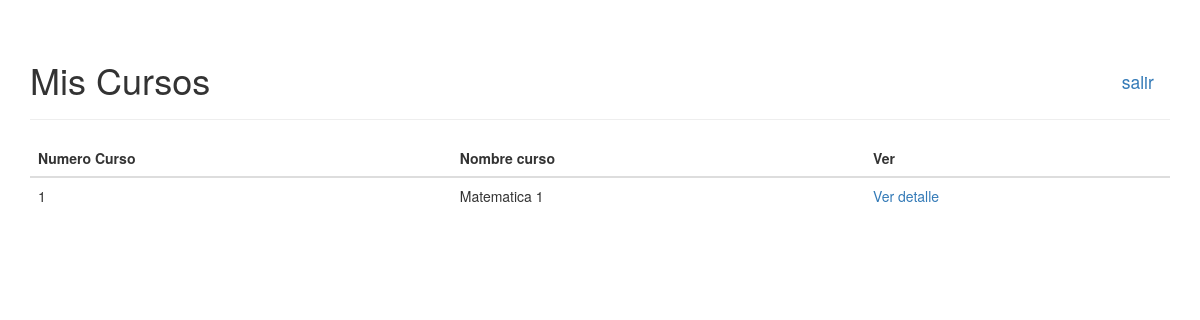
The page /proceso.php (signed in) on the database as committed earlier.
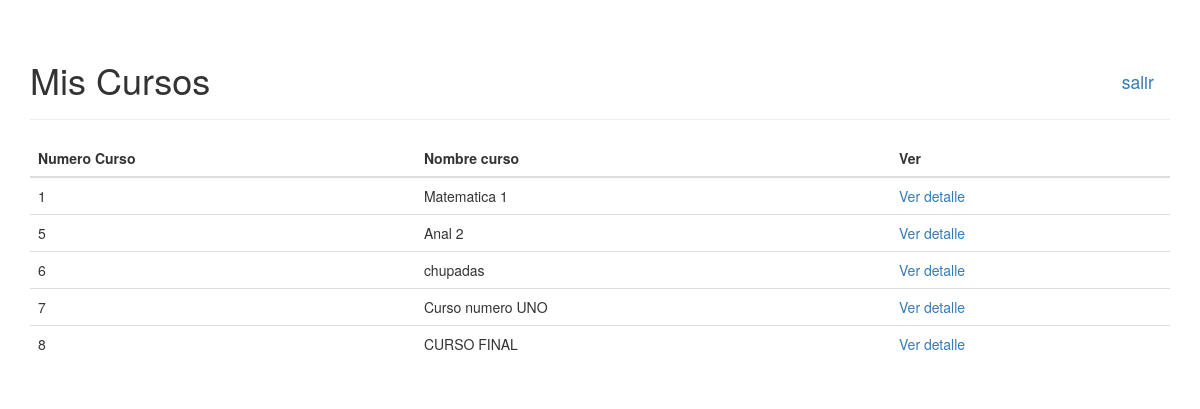
The same page on the database as committed later.
### tables this page shows
CREATE TABLE `pro_curso` (
  `id` int(10) NOT NULL,
  `nombre` varchar(200) NOT NULL,
  `id_profesor` int(10) NOT NULL
);

### proceso.php (the view, shortened to what this page needs)
<!DOCTYPE HTML>
<html>
	<head>
		<link href="//netdna.bootstrapcdn.com/bootstrap/3.2.0/css/bootstrap.min.css" rel="stylesheet" id="bootstrap-css">
	</head>
	<body>
		<?php
			include("conexion.php");
			if(isset($_SESSION["perfil"])){
			switch ($_SESSION["perfil"]) {
				case 1:
					$query     = 'SELECT * FROM pro_curso WHERE id_profesor = '.$_SESSION["id"];
					$resultado = $conexion->query($query);
					$columnas  = $resultado->fetch(PDO::FETCH_ASSOC);
					$total     = $resultado->rowCount();
					?>
						<br>
						<div class="container">
							<div class="page-header">
								<h1>Mis Cursos <span class="pull-right label"><small><a href="index.php">salir</a></small></span></h1>
							</div>
							<table class="table">
								<thead>
									<tr>
										<th scope="col">Numero Curso</th>
										<th scope="col">Nombre curso</th>
										<th scope="col">Ver</th>
									</tr>
								</thead>
								<tbody>
									<?php
									if($total>0){
										do{
										?>
										<tr>
											<td><?=$columnas['id']?></td>
											<td><?=$columnas['nombre']?></td>
											<td><a href="listadoEstudiantes.php?id=<?=$columnas['id']?>&nombre_curso=<?=$columnas['nombre']?>">Ver detalle</a></td>
										</tr>
										<?php
										}while($columnas = $resultado->fetch(PDO::FETCH_ASSOC));
									}else{
										?>
											<tr>
												<td colspan="3">Sin registro de cursos</td>
											</tr>
										<?php
									}
									?>
								</tbody>
							</table>
						</div>
					<?php
					break;
					?>
					<?php
			}
		}else{
			echo "error sin sesion";
		}
		?>
	</body>
</html>

Rows that differ between the two databases and show on the page:
added pro_curso: id "5", nombre "Anal 2"
added pro_curso: id "6", nombre "chupadas"
added pro_curso: id "7", nombre "Curso numero UNO"
added pro_curso: id "8", nombre "CURSO FINAL"
